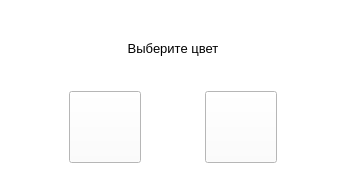
<?xml version="1.0" encoding="UTF-8"?>
<ui version="4.0">
 <class>Form</class>
 <widget class="QWidget" name="Form">
  <property name="geometry">
   <rect>
    <x>0</x>
    <y>0</y>
    <width>348</width>
    <height>181</height>
   </rect>
  </property>
  <property name="windowTitle">
   <string>Form</string>
  </property>
  <property name="styleSheet">
   <string notr="true">QWidget{background-color: rgb(255, 255, 255);}</string>
  </property>
  <layout class="QGridLayout" name="gridLayout">
   <item row="1" column="0">
    <widget class="QPushButton" name="pushButton">
     <property name="sizePolicy">
      <sizepolicy hsizetype="Fixed" vsizetype="Fixed">
       <horstretch>0</horstretch>
       <verstretch>0</verstretch>
      </sizepolicy>
     </property>
     <property name="minimumSize">
      <size>
       <width>72</width>
       <height>72</height>
      </size>
     </property>
     <property name="text">
      <string/>
     </property>
    </widget>
   </item>
   <item row="2" column="1">
    <spacer name="verticalSpacer">
     <property name="orientation">
      <enum>Qt::Vertical</enum>
     </property>
     <property name="sizeType">
      <enum>QSizePolicy::Fixed</enum>
     </property>
     <property name="sizeHint" stdset="0">
      <size>
       <width>20</width>
       <height>7</height>
      </size>
     </property>
    </spacer>
   </item>
   <item row="0" column="0" colspan="2">
    <widget class="QLabel" name="label">
     <property name="font">
      <font>
       <pointsize>10</pointsize>
      </font>
     </property>
     <property name="text">
      <string>Выберите цвет</string>
     </property>
     <property name="alignment">
      <set>Qt::AlignCenter</set>
     </property>
    </widget>
   </item>
   <item row="1" column="1">
    <widget class="QPushButton" name="pushButton_2">
     <property name="sizePolicy">
      <sizepolicy hsizetype="Fixed" vsizetype="Fixed">
       <horstretch>0</horstretch>
       <verstretch>0</verstretch>
      </sizepolicy>
     </property>
     <property name="minimumSize">
      <size>
       <width>72</width>
       <height>72</height>
      </size>
     </property>
     <property name="text">
      <string/>
     </property>
    </widget>
   </item>
  </layout>
 </widget>
 <resources/>
 <connections/>
</ui>
